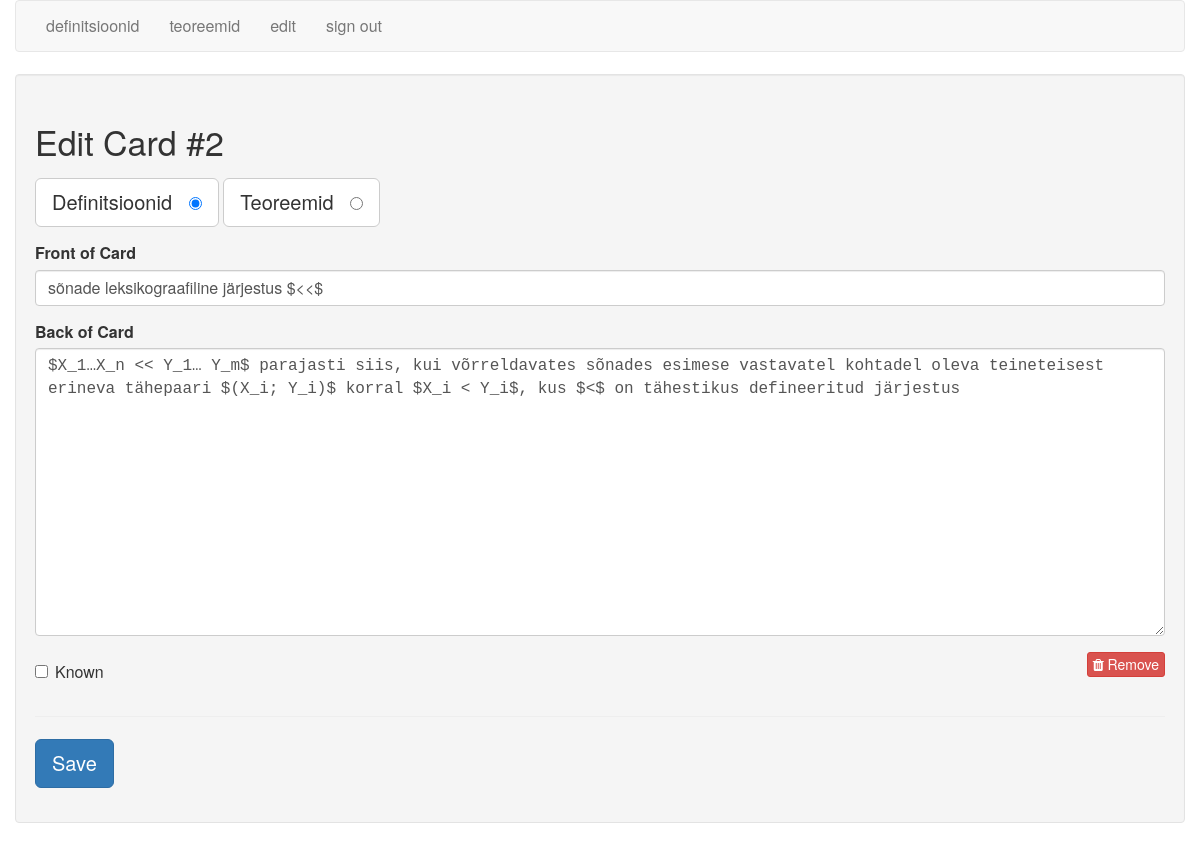
The page /edit/2 (signed in) on the database its author committed.
### tables this page shows
CREATE TABLE cards (
  id integer primary key autoincrement,
  type tinyint not null, /* 1 for vocab, 2 for code */
  front text not null,
  back text not null,
  known boolean default 0
);

### flash_cards.py (the view)
@app.route('/edit/<card_id>')
def edit(card_id):
    if not session.get('logged_in'):
        return redirect(url_for('login'))
    db = get_db()
    query = '''
        SELECT id, type, front, back, known
        FROM cards
        WHERE id = ?
    '''
    cur = db.execute(query, [card_id])
    card = cur.fetchone()
    return render_template('edit.html', card=card)

### flash_cards.py (called while the page is built)
def connect_db():
    rv = sqlite3.connect(app.config['DATABASE'])
    rv.row_factory = sqlite3.Row
    return rv

def get_db():
    if not hasattr(g, 'sqlite_db'):
        g.sqlite_db = connect_db()
    return g.sqlite_db

### templates/edit.html (shortened to what this page needs)
{% extends "layout.html" %}
{% block body %}
    <div class="well">
        <h2>Edit Card #{{ card.id }}</h2>
        <form action="{{ url_for('edit_card') }}" method="post" class="cardForm">
            <div class="form-group">
                <label for="general" class="btn btn-default btn-lg">Definitsioonid &nbsp;
                    <input type="radio" name="type" value="1"
                           id="general" {{ "checked" if (card.type == 1) else "" }} />
                </label>
                <label for="code" class="btn btn-default btn-lg">Teoreemid &nbsp;
                    <input type="radio" name="type" value="2" id="code" {{ "checked" if (card.type == 2) else "" }} />
                </label>
            </div>
            <div class="form-group">
                <label for="front">Front of Card</label>
                <input type="text" name="front" id="front" class="form-control" value="{{ card.front|e }}">
            </div>
            <div class="form-group">
                <label for="back">Back of Card</label>
                <textarea name="back"
                          class="form-control"
                          id="back"
                          placeholder="back of card"
                          rows="12">{{ card.back|e }}</textarea>
            </div>
            <div class="row">
                <div class="col-xs-6">
                    <div class="checkbox">
                        <label>
                            <input type="checkbox" name="known"
                                   value="1" {{ "checked" if (card.known == 1) else "" }} /> Known
                        </label>
                    </div>
                </div>
                <div class="col-xs-6 text-right">
                    <a href="{{ url_for('delete', card_id=card.id) }}" class="btn btn-danger btn-xs">
                        <i class="fa fa-trash"></i>
                        Remove
                    </a>
                </div>
            </div>
            <hr/>
            <div class="form-group">
                <button type="submit" class="saveButton btn btn-lg btn-primary">Save</button>
            </div>
        </form>
    </div>
{% endblock %}

### static/style.css (style rules this page uses)
textarea { font-family: monospace; }

### rows shown on the page
cards: id "2", front "sõnade leksikograafiline järjestus $<<$", back "$X_1…X_n << Y_1… Y_m$ parajasti siis, kui võrreldavates sõnades esimese vastavatel kohtadel oleva teineteisest erineva tähepaari $(X_i; Y_i)$ korral $X_i < Y_i$, kus $<$ on tähestikus defineeritud järjestus"
